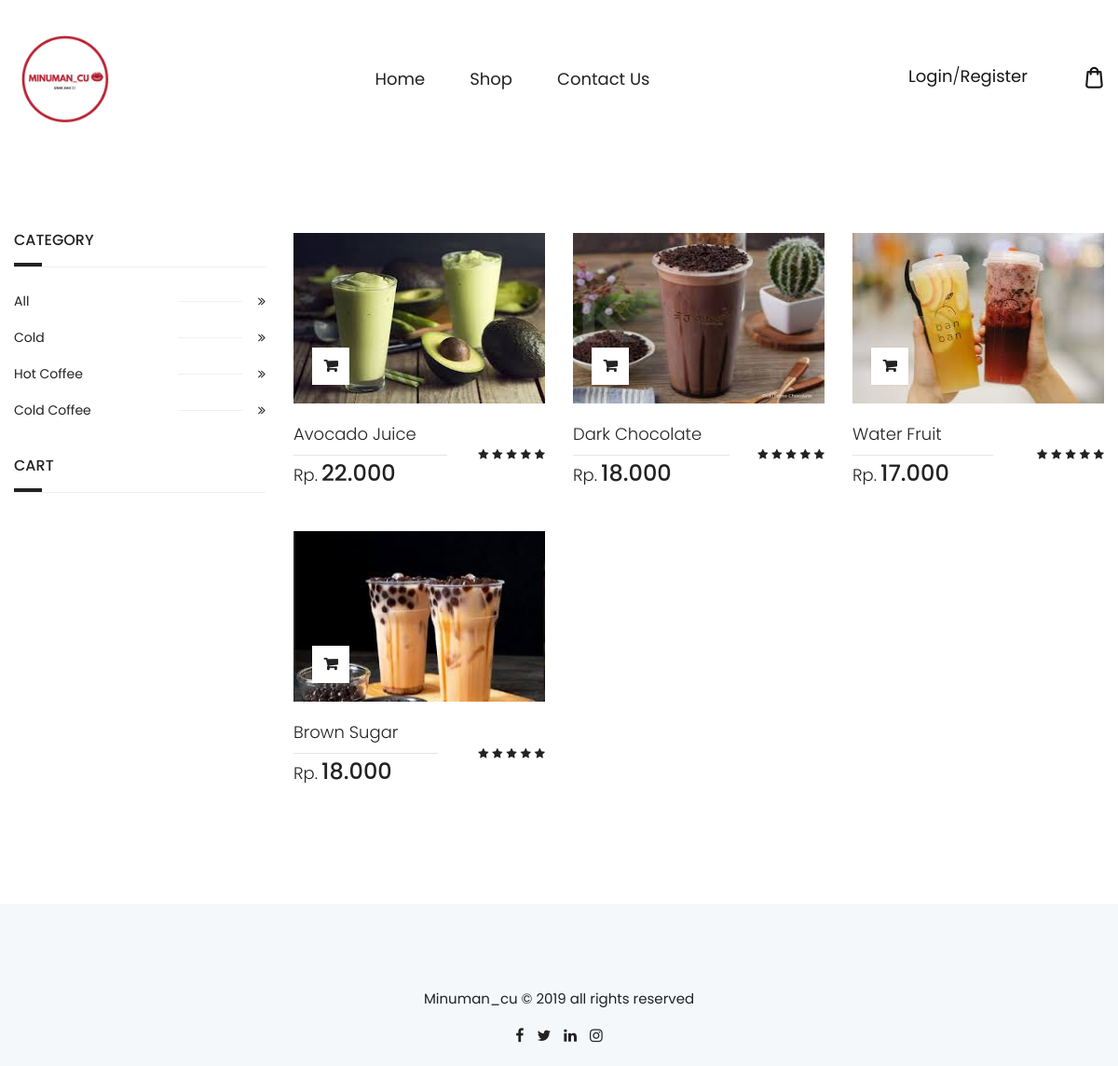
Page /product?id=1 on the committed database.
### tables this page shows
CREATE TABLE `product` (
  `idProduct` int(11) NOT NULL,
  `name` varchar(25) NOT NULL,
  `stock` int(11) NOT NULL,
  `price` double NOT NULL,
  `img` varchar(255) NOT NULL,
  `description` varchar(200) NOT NULL,
  `kategori` int(5) NOT NULL
);

CREATE TABLE `category` (
  `idCategory` int(11) NOT NULL,
  `nama_kategori` varchar(50) NOT NULL
);

### application/controllers/Product.php (called while the page is built, shortened)
<?php
class Product extends CI_Controller
{
	function __construct()
	{
		$this->load->model('mProduct');
		$this->load->model('mCategory');
		$this->load->library('cart');
	}
	public function index()
	{
		$kategory = $this->input->get('id', TRUE);
		$data['product'] = $this->mProduct->get_all_product($kategory);
		$data['category'] = $this->mCategory->get_all_category();
		$this->load->view('layout/header_page');
		$this->load->view('pages/product', $data);
		$this->load->view('layout/footer');
	}
}

### index.php (called while the page is built, shortened)
<?php
require_once BASEPATH.'core/CodeIgniter.php';

### application/models/mProduct.php (called while the page is built)
<?php
    class mProduct extends CI_Model{
        function get_all_product($kategori){
            if($kategori>0)
			{
				$this->db->where('kategori',$kategori);
			}
            $query = $this->db->get('product');
            return $query->result_array();
        }
    }
?>

### application/models/mCategory.php (called while the page is built)
<?php
    class mCategory extends CI_Model{
        public function get_all_category()
        {
            $query = $this->db->get('category');
            return $query->result_array();
        }
    }
?>

### application/views/pages/product.php (the view, shortened to what this page needs)
<div  class="main-content-wrapper">
    <div class="shop-page-wrapper ptb--80">
        <div class="container">
            <div class="row">
                <div class="col-xl-9 col-lg-8 order-lg-2 mb-md--50">
                    <div class="shop-products">
                        <div class="row">
                        <?php foreach($product as $row){ ?>
                            <div class="col-xl-4 col-sm-6 mb--50">
                                <div class="payne-product">
                                <form method="post" action="<?php echo base_url();?>cart/add_cart" method="post" accept-charset="utf-8">
                                    <div class="product__inner">
                                        <div class="product__image">
                                            <figure class="product__image--holder">
                                                <img src="dist/img/products/<?php echo $row['img']; ?>" alt="Products" style = "height : 183px;width : 275px" >
                                            </figure>
                                            <div class="product__action">
                                                <button type="submit" class="action-btn">
                                                    <i class="fa fa-shopping-cart"></i>
                                                </button>
                                            </div>
                                        </div>
                                        <div class="product__info">
                                            <div class="product__info--left">
                                                <h3 class="product__title">
                                                    <span><?php echo $row['name']; ?></span>
                                                </h3>
                                                <div class="product__price">
                                                    <span class="sign">Rp.</span>
                                                    <span class="money"><?php echo number_format($row['price'],0,",","."); ?></span>
                                                </div>
                                            </div>
                                            <div class="product__info--right">
                                                <span class="product__rating">
                                                    <i class="fa fa-star"></i>
                                                    <i class="fa fa-star"></i>
                                                    <i class="fa fa-star"></i>
                                                    <i class="fa fa-star"></i>
                                                    <i class="fa fa-star"></i>
                                                </span>
                                            </div>
                                        </div>
                                    </div>
                                </form>
                                </div>
                            </div>
                        <?php } ?>
                        </div>
                    </div>
                </div>
                <div class="col-xl-3 col-lg-4 order-lg-1">
                    <aside class="shop-sidebar">
                        <div class="shop-widget mb--40">
                            <h3 class="widget-title mb--25">Category</h3>
                            <ul class="widget-list category-list">
                                <li>
                                    <a href="product">
                                        <span class="category-title">All</span>
                                        <i class="fa fa-angle-double-right"></i>
                                    </a>
                                </li>
                                <?php
                                    foreach($category as $row){
                                ?>
                                    <li>
                                        <a href="<?php echo base_url(); ?>product?id=<?php echo $row['idCategory']; ?>">
                                            <span class="category-title"><?php echo $row['nama_kategori'] ?></span>
                                            <i class="fa fa-angle-double-right"></i>
                                        </a>
                                    </li>
                                <?php } ?>
                            </ul>
                        </div>
                        <div class="shop-widget mb--40">
                            <h3 class="widget-title mb--25">Cart</h3>
                        </div>
                    </aside>
                </div>
            </div>
        </div>
    </div>
</div>

### application/views/layout/header_page.php (shortened to what this page needs)
<!doctype html>
<html class="no-js" lang="zxx">
<head>
    <link rel="stylesheet" href="dist/css/vendor.css">
    <link rel="stylesheet" href="dist/css/main.css">
</head>
<body>
    <div class="wrapper">
        <header class="header header-default site-header">
            <div class="header__outer">
                <div class="header__inner header--fixed">
                    <div class="container">
                        <div class="header__main">
                            <div class="header__col header__left">
                                <a href="<?php echo base_url('home') ?>" class="logo">
                                    <figure class="logo--normal">
                                        <img src="dist/img/logo/logo.png" alt="Logo">
                                    </figure>
                                </a>
                            </div>
                            <div class="header__col header__center">
                                <nav class="main-navigation d-none d-lg-block">
                                    <ul class="mainmenu">
                                        <li class="mainmenu__item menu-item-has-children position-relative">
                                            <a href="<?= base_url(); ?>" class="mainmenu__link">Home</a>
                                        </li>
                                        <li class="mainmenu__item menu-item-has-children position-static">
                                            <a href="<?= base_url('product') ?>" class="mainmenu__link">Shop</a>
                                        </li>
                                        <li class="mainmenu__item">
                                            <a href="<?php echo base_url('contactus') ?>" class="mainmenu__link">Contact Us</a>
                                        </li>
                                    </ul>
                                </nav>
                            </div>
                            <div class="header__col header__right">
                                <div class="toolbar-item d-none d-lg-block">
                                    <div class="toolbar-btn">
                                        <?php
                                            if ($this->session->userdata('status') == "login") { ?>
                                                <span><?php echo 'Hi,&nbsp;'.$this->session->userdata('nama'); ?></span>
                                        <?php
                                            } else {
                                                echo '<a href="login" class="toolbar-btn">';
                                                echo '<span>Login</span>';
                                                echo '</a>/';
                                                echo '<a href="register" class="toolbar-btn">';
                                                echo '<span>Register</span>';
                                                echo '</a>';
                                            }
                                        ?>
                                    </div>
                                </div>
                                <div class="toolbar-item mini-cart-btn">
                                    <a href="<?php echo base_url('cart') ?>" class="toolbar-btn">
                                        <span class="mini-cart-btn__icon">
                                            <i class="flaticon-bag"></i>
                                        </span>
                                    </a>
                                </div>
                            </div>
                        </div>
                    </div>
                </div>
                <div class="header-sticky-height"></div>
            </div>
        </header>

### application/views/layout/footer.php (shortened to what this page needs)
<footer class="footer bg-color pt--70 pt-xs--60" data-bg-color="#f4f8fa">
    <div class="container">
        <div class="row ptb--20">
            <div class="col-12 text-center">
                <p class="copyright-text">Minuman_cu &copy; 2019 all rights reserved</p>
                <div class="social space-10">
                    <a href="https://www.facebook.com" target="_blank" rel="noopener noreferrer" class="social__link">
                        <i class="fa fa-facebook"></i>
                    </a>
                    <a href="https://www.twitter.com" target="_blank" rel="noopener noreferrer" class="social__link">
                        <i class="fa fa-twitter"></i>
                    </a>
                    <a href="https://www.linkedin.com" target="_blank" rel="noopener noreferrer" class="social__link">
                        <i class="fa fa-linkedin"></i>
                    </a>
                    <a href="https://www.instagram.com" target="_blank" rel="noopener noreferrer" class="social__link">
                        <i class="fa fa-instagram"></i>
                    </a>
                </div>
            </div>
        </div>
    </div>
</footer>
</body>
</html>

### application/views/layout/header_page.php (style rules this page uses)
.logo--normal { height: 110px; width: 110px; }

### rows in the picture
product: img (picture), name "Avocado Juice", price "22.000"
product: img (picture), name "Dark Chocolate", price "18.000"
product: img (picture), name "Water Fruit", price "17.000"
product: img (picture), name "Brown Sugar", price "18.000"
category: nama_kategori "Cold"
category: nama_kategori "Hot Coffee"
category: nama_kategori "Cold Coffee"
